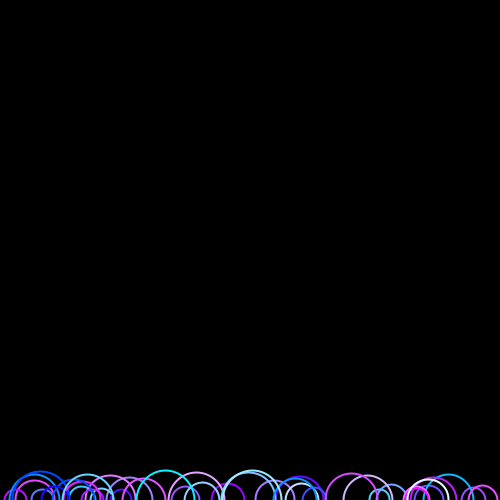
Frame 1 (no input)
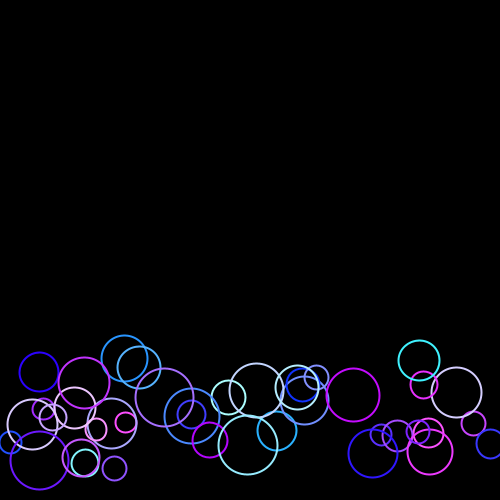
Frame 60 (the mouse pressed at the canvas centre just before this capture)
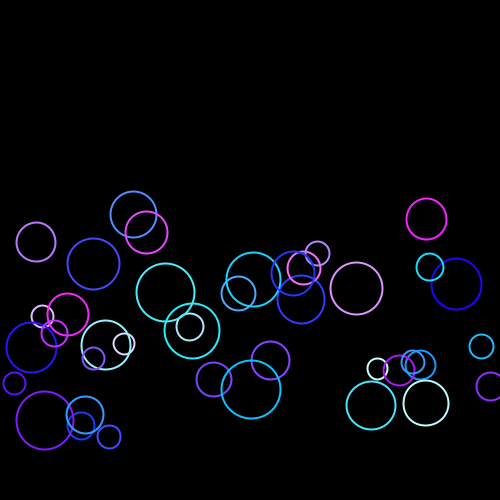
Frame 120 (the mouse held since frame 60 and released just before this capture)

The Processing sketch that drew these frames (run headless with seeded random() and noise(); from frame 60 on, the mouse is pressed at the canvas centre):

// Processing sketch: sketch_09_04_arrays_and_loops
// ── sketch_09_04_arrays_and_loops.pde

//bubble class

class Bubble {
  float xPos; 
  float yPos; 
  float yspeed;
  float radius;
  
  Bubble(float bubbleRad) {
    xPos = random(width);
    yPos = height;
    yspeed = random(0.5, 2.5);
    radius = bubbleRad;
   }
   
   void display() {
     noFill();
     stroke(random(0,255), random(0,255), 255);
     strokeWeight(2);
     ellipse(xPos,yPos,radius,radius);
   }
   
   void fly() {
     xPos = xPos + (random(-1,1));
     yPos = yPos - yspeed;
   }
}

// bubbles array dlaration and creation
Bubble[] bubbles = new Bubble[40];

void setup() {
  size(500, 500);
  smooth();

  // bubbles array initiation
   for (int i = 0; i < bubbles.length; i++) {
     bubbles[i] = new Bubble(random(20, 60));
   }
}

void draw() {
  background(0);
  for (int i = 0; i < bubbles.length; i++) {
  bubbles[i].display();
  bubbles[i].fly();
  }
}
